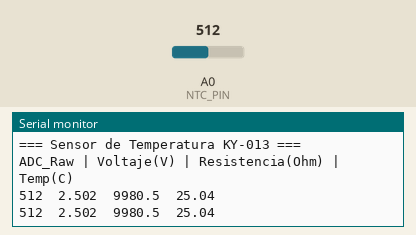
This sketch was run on a simulated Arduino Uno, built with avr-gcc and run on an emulated ATmega328P. Parts: the last lines printed to the serial monitor. The inputs (shaded band) are chosen by the test bench; at power-on: A0 (NTC_PIN) = 512.

Above: at 1.8 s.
1.9 s: A0 (NTC_PIN) set to 0
At 2.9 s:
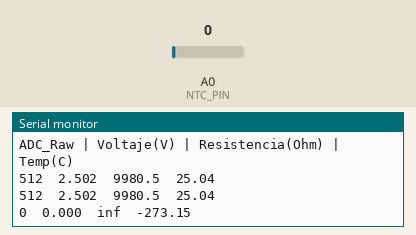
4.5 s: A0 (NTC_PIN) set to 122
At 5.6 s:
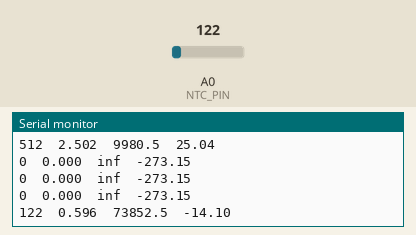

The sketch:

SensorTemperatura.ino
```cpp
// LAB 2: Sensor de Temperatura NTC - KY-013
const int NTC_PIN = A0;
const float R_REF = 10000.0; // 10 kΩ resistencia de referencia
const float BETA = 3950.0; // Coeficiente del termistor
const float T0 = 298.15; // 25°C en Kelvin
const float R0 = 10000.0; // Resistencia nominal a 25°C
void setup() {
Serial.begin(9600);
Serial.println("=== Sensor de Temperatura KY-013 ===");
Serial.println("ADC_Raw | Voltaje(V) | Resistencia(Ohm) | Temp(C)");
}
void loop() {
int raw = analogRead(NTC_PIN);
float voltage = raw * 5.0 / 1023.0;
float resist = R_REF * (1023.0 / raw - 1.0);
float tempK = 1.0 / (1.0/T0 + (1.0/BETA) * log(resist/R0));
float tempC = tempK - 273.15;
Serial.print(raw); Serial.print("\t");
Serial.print(voltage,3);Serial.print("\t");
Serial.print(resist,1); Serial.print("\t");
Serial.println(tempC,2);
delay(1000);
}
```

Measured:
- after the input at 1.9 s, the serial monitor: prints a new line after 0.15 s (image 1)
- after the input at 4.5 s, the serial monitor: prints a new line after 0.56 s (image 2)
